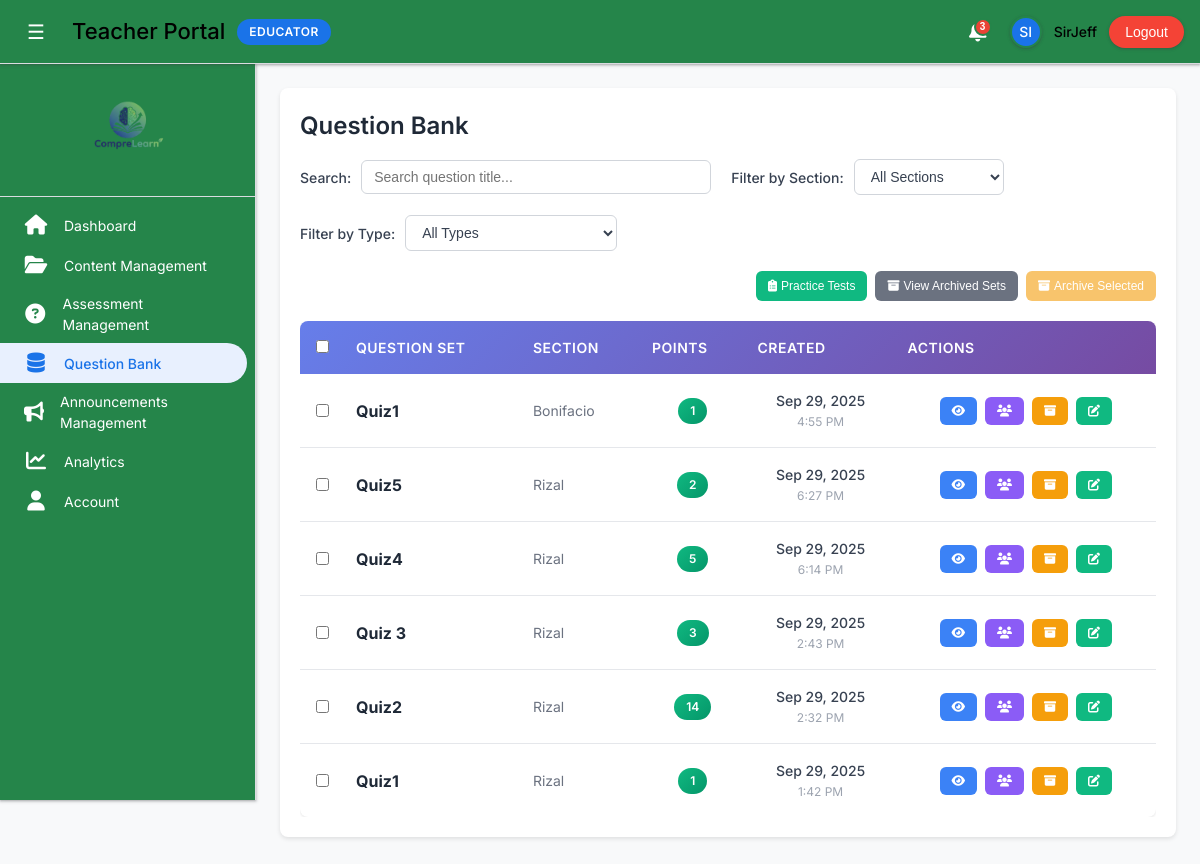
Before: /Teacher/question_bank.php (signed in) with the older database file.
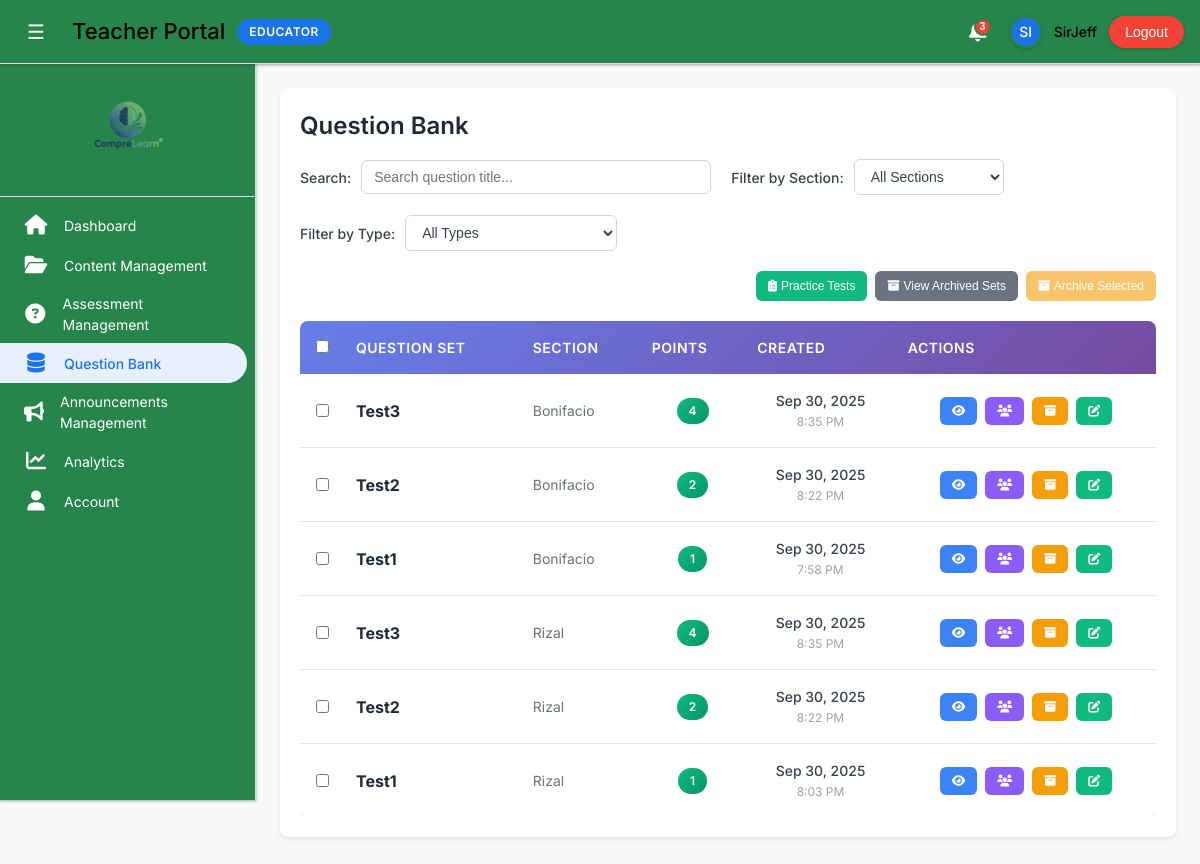
After: the same page with the newer database file.
### tables this page shows
CREATE TABLE `question_sets` (
  `id` int(11) NOT NULL,
  `teacher_id` int(11) NOT NULL,
  `section_id` int(11) NOT NULL,
  `set_title` varchar(255) NOT NULL,
  `description` text DEFAULT NULL,
  `created_at` timestamp NOT NULL DEFAULT current_timestamp(),
  `updated_at` timestamp NOT NULL DEFAULT current_timestamp() ON UPDATE current_timestamp(),
  `timer_minutes` int(11) DEFAULT 0,
  `open_at` datetime DEFAULT NULL,
  `difficulty` varchar(16) DEFAULT NULL
);

CREATE TABLE `sections` (
  `id` int(11) NOT NULL,
  `name` varchar(100) NOT NULL,
  `description` text DEFAULT NULL,
  `created_at` timestamp NOT NULL DEFAULT current_timestamp()
);

### Teacher/includes/teacher_init.php (called while the page is built, shortened)
<?php
$teacherId = (int)($_SESSION['teacher_id'] ?? 0);
$conn = new mysqli('localhost', 'root', '', 'compre_learn');
$conn->query("CREATE TABLE IF NOT EXISTS reading_materials (
    id INT AUTO_INCREMENT PRIMARY KEY,
    teacher_id INT NOT NULL,
    title VARCHAR(255) NOT NULL,
    content MEDIUMTEXT NOT NULL,
    theme_settings JSON NULL,
    created_at TIMESTAMP DEFAULT CURRENT_TIMESTAMP,
    updated_at TIMESTAMP DEFAULT CURRENT_TIMESTAMP ON UPDATE CURRENT_TIMESTAMP
) ENGINE=InnoDB DEFAULT CHARSET=utf8mb4");
$conn->query("CREATE TABLE IF NOT EXISTS assessments (
    id INT AUTO_INCREMENT PRIMARY KEY,
    teacher_id INT NOT NULL,
    title VARCHAR(255) NOT NULL,
    description TEXT NULL,
    theme_settings JSON NULL,
    created_at TIMESTAMP DEFAULT CURRENT_TIMESTAMP
) ENGINE=InnoDB DEFAULT CHARSET=utf8mb4");
$conn->query("CREATE TABLE IF NOT EXISTS assessment_questions (
    id INT AUTO_INCREMENT PRIMARY KEY,
    assessment_id INT NOT NULL,
    question_type ENUM('multiple_choice','matching','essay') NOT NULL,
    question_text TEXT NOT NULL,
    options_json JSON NULL,
    answer TEXT NULL,
    created_at TIMESTAMP DEFAULT CURRENT_TIMESTAMP
) ENGINE=InnoDB DEFAULT CHARSET=utf8mb4");
$conn->query("CREATE TABLE IF NOT EXISTS assessment_assignments (
    id INT AUTO_INCREMENT PRIMARY KEY,
    assessment_id INT NOT NULL,
    section_id INT NULL,
    student_id INT NULL,
    created_at TIMESTAMP DEFAULT CURRENT_TIMESTAMP
) ENGINE=InnoDB DEFAULT CHARSET=utf8mb4");
$conn->query("CREATE TABLE IF NOT EXISTS announcements (
    id INT AUTO_INCREMENT PRIMARY KEY,
    teacher_id INT NOT NULL,
    title VARCHAR(255) NOT NULL,
    content TEXT NULL,
    created_at TIMESTAMP DEFAULT CURRENT_TIMESTAMP
) ENGINE=InnoDB DEFAULT CHARSET=utf8mb4");
function getTeacherSections($conn, $teacherId) {
    $sections = [];
    if ($teacherId > 0) {
        $stmt = $conn->prepare("
            SELECT s.id, s.name as section_name
            FROM sections s
            INNER JOIN teacher_sections ts ON s.id = ts.section_id
            WHERE ts.teacher_id = ?
            ORDER BY s.name
        ");
        if ($stmt) {
            $stmt->bind_param('i', $teacherId);
            $stmt->execute();
            $result = $stmt->get_result();
            while ($row = $result->fetch_assoc()) {
                $sections[] = $row;
            }
        }
    }
    return $sections;
}
$teacherSections = getTeacherSections($conn, $teacherId);
?>

### Teacher/includes/QuestionHandler.php (called while the page is built, shortened)
<?php
class QuestionHandler {
    private $conn;
    public function __construct($databaseConnection) {
        $this->conn = $databaseConnection;
    }
    public function getQuestionSets($teacherId, $sectionId = null) {
        try {
            if ($sectionId) {
                $stmt = $this->conn->prepare("
                    SELECT qs.*, s.name as section_name,
                           (SELECT COUNT(*) FROM mcq_questions WHERE set_id = qs.id) +
                           (SELECT COUNT(*) FROM matching_questions WHERE set_id = qs.id) +
                           (SELECT COUNT(*) FROM essay_questions WHERE set_id = qs.id) as question_count,
                           (SELECT COALESCE(SUM(points), 0) FROM mcq_questions WHERE set_id = qs.id) +
                           (SELECT COALESCE(SUM(points), 0) FROM matching_questions WHERE set_id = qs.id) +
                           (SELECT COALESCE(SUM(points), 0) FROM essay_questions WHERE set_id = qs.id) as total_points
                    FROM question_sets qs
                    LEFT JOIN sections s ON qs.section_id = s.id
                    WHERE qs.teacher_id = ? AND qs.section_id = ?
                    ORDER BY qs.created_at DESC
                ");
                $stmt->bind_param('ii', $teacherId, $sectionId);
            }
            $stmt->execute();
            $result = $stmt->get_result();
            $sets = [];
            while ($row = $result->fetch_assoc()) {
                $sets[] = $row;
            }
            return $sets;
        } catch (Exception $e) {
            return [];
        }
    }
}
?>

### Teacher/question_bank.php (the view, shortened to what the rows shown need)
<?php
require_once 'includes/teacher_init.php';
require_once 'includes/QuestionHandler.php';
try {
    $questionHandler = new QuestionHandler($conn);
} catch (Exception $e) {
    error_log('Failed to create QuestionHandler: ' . $e->getMessage());
    die('Failed to initialize question handler');
}
$questionSets = [];
foreach ($teacherSections as $section) {
    $sets = $questionHandler->getQuestionSets($_SESSION['teacher_id'], $section['id']);
    foreach ($sets as $set) {
        $set['section_name'] = $section['section_name'] ?: $section['name'];
        $questionSets[] = $set;
    }
}
require_once 'includes/teacher_layout.php';
?>
<div class="container">
    <div class="question-sets">
        <div class="question-bank-header">
            <h2>Question Bank</h2>
        </div>
        <div class="table-container">
            <table class="question-bank-table">
                <thead>
                    <tr>
                        <th style="width:44px; text-align:center;">
                            <input type="checkbox" id="selectAllSets" />
                        </th>
                        <th>Question Set</th>
                        <th>Section</th>
                        <th>Points</th>
                        <th>Created</th>
                        <th>Actions</th>
                    </tr>
                </thead>
                <tbody>
                    <?php if (empty($questionSets)): ?>
                    <tr>
                        <td colspan="6" style="text-align: center; padding: 40px; color: #6b7280;">
                            <i class="fas fa-inbox" style="font-size: 48px; margin-bottom: 16px; display: block;"></i>
                            <h3 style="margin: 0 0 8px 0; color: #374151;">No Question Sets Found</h3>
                            <p style="margin: 0; font-size: 14px;">Create your first question set to get started.</p>
                        </td>
                    </tr>
                    <?php else: ?>
                        <?php foreach ($questionSets as $set): ?>
                        <tr>
                            <td style="text-align:center;">
                                <input type="checkbox" class="select-set" value="<?php echo $set['id']; ?>" />
                            </td>
                            <td class="set-title">
                                <strong><?php echo htmlspecialchars($set['set_title']); ?></strong>
                            </td>
                            <td class="section-name">
                                <?php echo htmlspecialchars($set['section_name']); ?>
                            </td>
                            <td class="total-points">
                                <span class="points-badge"><?php echo $set['total_points']; ?></span>
                            </td>
                            <td class="created-date">
                                <span class="date-text">
                                    <?php echo date('M j, Y', strtotime($set['created_at'])); ?>
                                </span>
                                <small class="time-text">
                                    <?php echo date('g:i A', strtotime($set['created_at'])); ?>
                                </small>
                            </td>
                            <td class="actions">
                                <div class="action-buttons">
                                    <button type="button" class="btn btn-view" onclick="viewQuestions('<?php echo $set['id']; ?>', '<?php echo htmlspecialchars($set['set_title']); ?>')" title="View Questions">
                                        <i class="fas fa-eye"></i>
                                    </button>
                                    <button type="button" class="btn btn-responses" onclick="viewStudentResponses(<?php echo $set['id']; ?>, '<?php echo htmlspecialchars($set['set_title']); ?>')" title="View Student Responses">
                                        <i class="fas fa-users"></i>
                                    </button>
                                    <button type="button" class="btn btn-archive" onclick="archiveSet(<?php echo $set['id']; ?>, true)" title="Archive Set">
                                        <i class="fas fa-box-archive"></i>
                                    </button>
                                    <button type="button" class="btn btn-edit" onclick="editSet(<?php echo $set['id']; ?>)" title="Edit Set">
                                        <i class="fas fa-edit"></i>
                                    </button>
                                </div>
                            </td>
                        </tr>
                        <?php endforeach; ?>
                    <?php endif; ?>
                </tbody>
            </table>
        </div>
    </div>
</div>

Changed rows visible on the page:
removed question_sets: set_title "Quiz1", section.name "Bonifacio", total_points "1", created_at "Sep 29, 2025", created_at "4:55 PM"
removed question_sets: set_title "Quiz5", section.name "Rizal", total_points "2", created_at "Sep 29, 2025", created_at "6:27 PM"
removed question_sets: set_title "Quiz4", section.name "Rizal", total_points "5", created_at "Sep 29, 2025", created_at "6:14 PM"
removed question_sets: set_title "Quiz 3", section.name "Rizal", total_points "3", created_at "Sep 29, 2025", created_at "2:43 PM"
removed question_sets: set_title "Quiz2", section.name "Rizal", total_points "14", created_at "Sep 29, 2025", created_at "2:32 PM"
removed question_sets: set_title "Quiz1", section.name "Rizal", total_points "1", created_at "Sep 29, 2025", created_at "1:42 PM"
added question_sets: set_title "Test3", section.name "Bonifacio", total_points "4", created_at "Sep 30, 2025", created_at "8:35 PM"
added question_sets: set_title "Test2", section.name "Bonifacio", total_points "2", created_at "Sep 30, 2025", created_at "8:22 PM"
added question_sets: set_title "Test1", section.name "Bonifacio", total_points "1", created_at "Sep 30, 2025", created_at "7:58 PM"
added question_sets: set_title "Test3", section.name "Rizal", total_points "4", created_at "Sep 30, 2025", created_at "8:35 PM"
added question_sets: set_title "Test2", section.name "Rizal", total_points "2", created_at "Sep 30, 2025", created_at "8:22 PM"
added question_sets: set_title "Test1", section.name "Rizal", total_points "1", created_at "Sep 30, 2025", created_at "8:03 PM"
